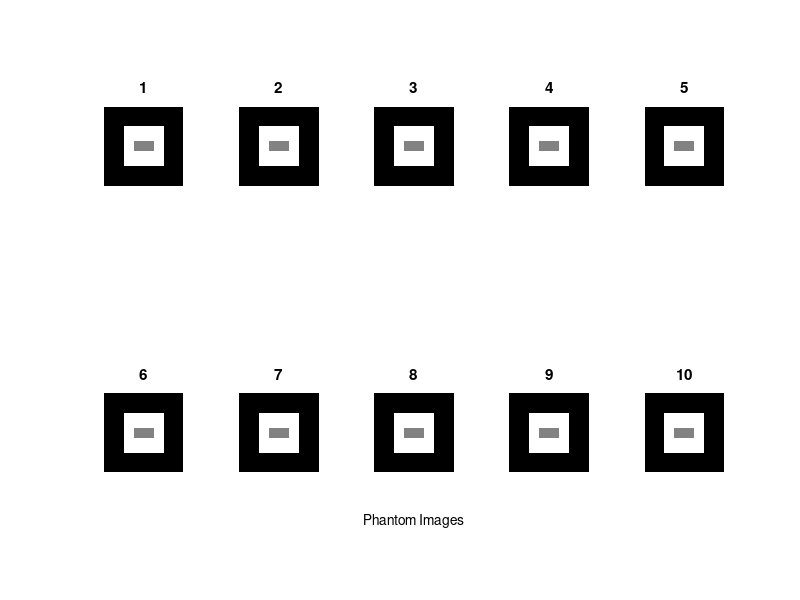

Write MATLAB code to recreate this figure. (Note: this script raises an error after producing the figure.)
% L05_Exercise_03

% Wavelet transforms and reconstruction

warning off

% Wavelet settings
n = 4;          % Decomposition Level
w = 'db4';    % Daubechies wavelet
% w = 'Haar';     % Haar wavelet

% Image selection
Z = 19;

% Phantom images generation
phantom_image = zeros(256,256,10);

for i=1:10
    for x=65:192
        for y=65:192
            phantom_image(x,y,i) = 255;
        end
    end
end

for i=1:10
    for x=113:144
        for y=97:160
            phantom_image(x,y,i) = 128;
        end
    end
end

% WAVELET TRANSFORM AND RECONSTRUCTION ON PHANTOM IMAGES

% Display phantom images
figure
for i=1:10
    subplot(2,5,i), imshow(phantom_image(:,:,i),[0 255]);
    hT1 = title(num2str(i));
    if i==8,
        [HeightA,~,~] = size(phantom_image(:,:,i));
        T1Pos = round(get(hT1,'Position'));
        hT1_2 = text(T1Pos(1), T1Pos(2)+HeightA+200,'Phantom Images','HorizontalAlignment','center');
    end
end

% input('\nEnter to continue');

pause

map = gray;

% Calculate wavelets to nth (default 4th) level for phantom images
Coeffs = wavedec3(phantom_image, n, w);

% Multilevel reconstruction
A = cell(1,n);
D = cell(1,n);

for k = 1:n
    A{k} = waverec3(Coeffs,'a',k);   % Approximations (low-pass components)
    D{k} = waverec3(Coeffs,'d',k);   % Details (high-pass components)
end

% Check for perfect reconstruction
err = zeros(1,n);
for k = 1:n
    E = double(phantom_image)-A{k}-D{k};
    err(k) = max(abs(E(:)));
end

message = sprintf('Reconstruction errors');
message = char(message, sprintf(''));
for k=1:n
    message = char(message, sprintf('Level %d error: %.3e', k, err(k)));
end
hd = msgbox(cellstr(message), 'Reconstruction');

% Extract approximations and details for first image only
A_1 = zeros(256,256,n);
D_1 = zeros(256,256,n);
diff_images = zeros(256,256,n);

for i=1:n
    A_1(:,:,i) = A{i}(:,:,1);
    D_1(:,:,i) = abs(D{i}(:,:,1));
    diff_images(:,:,i) = phantom_image(:,:,1) - A_1(:,:,1);
end

D_1_maxs = (squeeze(max(max(D_1))))';

% input('\nEnter to continue');

pause

% Display approximations and details
figure
colormap(map)
for k = 1:n
    labstr = int2str(k) ;
    subplot(2,n,k);
    imshow(A_1(:,:,k), [0 255]);
    xlabel(['A' labstr]);
    subplot(2,n,k+n);
    imshow(abs(D_1(:,:,k)), [0 D_1_maxs(k)]);
    xlabel(['D' labstr]);
    if k==3,
        [HeightA,~,~] = size(phantom_image(:,:,i));
        T1Pos = round(get(hT1,'Position'));
        hT1_2 = text(T1Pos(1)-200, T1Pos(2)+HeightA+200,['Approximations and details at levels 1 to 4 (' w ' wavelet)'],'HorizontalAlignment','center');
    end
end

% input('\nEnter to continue');

pause

% Display differences between actual images 
% and approximations at different levels
figure
colormap(map)
for k=1:n
    labstr = int2str(k) ;
    subplot(1,n,k);
    imshow(diff_images(:,:,k), [-255 255]);
    xlabel(['A' labstr]);
    if k==3,
        [HeightA,~,~] = size(phantom_image(:,:,i));
        T1Pos = round(get(hT1,'Position'));
        hT1_2 = text(T1Pos(1)-200, T1Pos(2)+HeightA+200,['Difference between images and approximations for slice 19 (' w ' wavelet)'],'HorizontalAlignment','center');
    end
end

avg_error = (squeeze(sum(sum(abs(diff_images))))')/(256*256);
labstr = ['Approximation errors for ' w ' wavelet'];
message = sprintf(labstr);
message = char(message, sprintf(''));
for k=1:n
    message = char(message, sprintf('Level %d error: %.2f', k, avg_error(k)));
end
hd = msgbox(cellstr(message), 'Approximations');

% input('\nEnter to continue');

pause

% WAVELET TRANSFORM AND RECONSTRUCTION ON USER SELECTED IMAGES

% Read in MR image dataset
[filename,pathname] = uigetfile('Images\MR Series\*.*','Select All Image Files', 'MultiSelect','On');
filesin = [pathname,filename];

file1 = sprintf('%s%s',char(filesin(1)),char(filesin(2)));
info = dicominfo(file1);
dim = [double(info.Width), double(info.Height)];
dim(3) = size(filesin,2)-1;

image_data = zeros(dim(1),dim(2),dim(3));

for i=1:dim(3)
    filetoread = sprintf('%s%s',char(filesin(1)),char(filesin(i+1)));
    image_data(:,:,i)=double(dicomread(filetoread));
end

figure
for i=1:15
    subplot(3,5,i), imshow(image_data(:,:,(i-1)*3+1),[0 4000]);
    hT1 = title(num2str((i-1)*3+1));
    if i==13,
        [HeightA,~,~] = size(image_data(:,:,i));
        T1Pos = round(get(hT1,'Position'));
        hT1_2 = text(T1Pos(1), T1Pos(2)+HeightA+200,'Original Images','HorizontalAlignment','center');
    end
end

% input('\nEnter to continue');

pause

% Calculate wavelets to nth (default 4th) level for user images
Coeffs = wavedec3(image_data, n, w);

% Multilevel reconstruction
A = cell(1,n);
D = cell(1,n);

h = waitbar(0,'Wavelet reconstruction in process');
for k = 1:n
    A{k} = waverec3(Coeffs,'a',k);   % Approximations (low-pass components)
    D{k} = waverec3(Coeffs,'d',k);   % Details (high-pass components)
    waitbar(k/n);
end
close (h);

% Check for perfect reconstruction
err = zeros(1,n);
for k = 1:n
    E = double(image_data)-A{k}-D{k};
    err(k) = max(abs(E(:)));
end

message = sprintf('Reconstruction errors');
message = char(message, sprintf(''));
for k=1:n
    message = char(message, sprintf('Level %d error: %.3e', k, err(k)));
end
hd = msgbox(cellstr(message), 'Reconstruction');

% input('\nEnter to continue');

pause

% Extract approximations and details for Zth image only
A_1 = zeros(dim(1),dim(2),n);
D_1 = zeros(dim(1),dim(2),n);
diff_images = zeros(dim(1),dim(2),n);

for i=1:n
    A_1(:,:,i) = A{i}(:,:,Z);
    D_1(:,:,i) = abs(D{i}(:,:,Z));
    diff_images(:,:,i) = image_data(:,:,Z) - A{i}(:,:,Z);
end

D_1_maxs = (squeeze(max(max(D_1))))';

% Display approximations and details
figure
colormap(map)
for k = 1:n
    labstr = int2str(k);
    subplot(2,n,k);
    imshow(A_1(:,:,k), [0 4000]);
    xlabel(['A' labstr]);
    subplot(2,n,k+n);
    imshow(abs(D_1(:,:,k)), [0 D_1_maxs(k)]);
    xlabel(['D' labstr]);
    if k==3,
        [HeightA,~,~] = size(image_data(:,:,Z));
        T1Pos = round(get(hT1,'Position'));
        hT1_2 = text(T1Pos(1)-300, T1Pos(2)+HeightA+400,['Approximations and details at levels 1 to 4 for image ' num2str(Z) ' (' w ' wavelet)'],'HorizontalAlignment','center');
    end
end

% input('\nEnter to continue');

pause

% Display differences between actual images 
% and approximations at different levels (Zth image only)
figure
colormap(map)
for k=1:n
    labstr = int2str(k) ;
    subplot(1,n,k);
    imshow(diff_images(:,:,k), [-255 255]);
    xlabel(['A' labstr]);
    if k==3,
        [HeightA,~,~] = size(phantom_image(:,:,i));
        T1Pos = round(get(hT1,'Position'));
        hT1_2 = text(T1Pos(1)-300, T1Pos(2)+HeightA+700,['Difference between images and approximations for image ' num2str(Z) ' (' w ' wavelet)'],'HorizontalAlignment','center');
    end
end

avg_error = (squeeze(sum(sum(abs(diff_images))))')/(dim(1)*dim(2));
labstr = ['Approximation errors for ' w ' wavelet'];
message = sprintf(labstr);
message = char(message, sprintf(''));
for k=1:n
    message = char(message, sprintf('Level %d error: %.2f', k, avg_error(k)));
end
hd = msgbox(cellstr(message), 'Approximations');

% input('\nEnter to finish');

pause

%clear all
%close all

clc